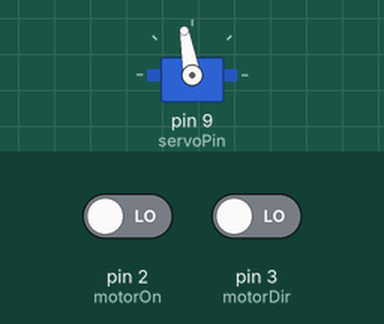
Recording of a sketch running on a simulated Arduino Uno, built with avr-gcc and run on an emulated ATmega328P. Parts: servo. Inputs (shaded band) come from the test bench; at power-on: pin 2 (motorOn) LOW, pin 3 (motorDir) LOW.

Above: at 1.2 s.
1.3 s: pin 2 (motorOn) driven HIGH
At 2.5 s:
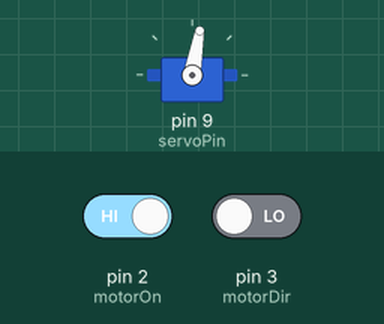
2.8 s: pin 3 (motorDir) driven HIGH
At 3.9 s:
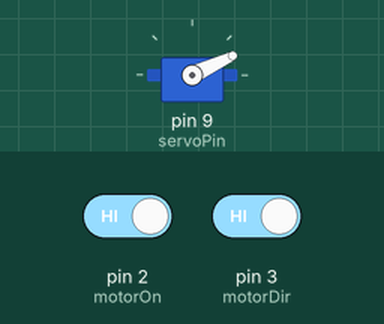
4.3 s: pin 3 (motorDir) driven LOW
At 5.2 s:
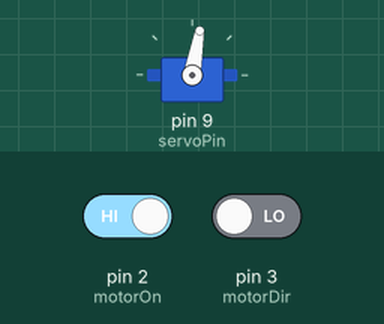
5.8 s: pin 2 (motorOn) driven LOW
At 6.4 s:
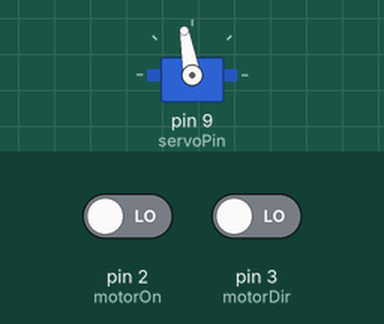
Timing chart, 0 to 8.3 s (numbered marks = the images above; inputs shaded):
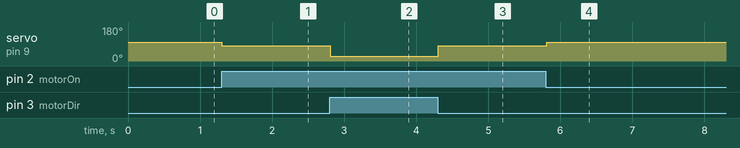

The sketch:

servo_00.ino
```cpp
#include <Servo.h>
Servo servo;

// pins
int servoPin = 9;
int motorOn = 2;
int motorDir = 3;

// positions
int parking = 25;
int printing = 80;
int up = 100;

void setup()
{
  pinMode(motorOn, INPUT);
  pinMode(motorDir, INPUT);
  servo.attach(servoPin);
}

void loop()
{
  if (digitalRead(motorOn)){
    // down
    if (digitalRead(motorDir)){
      servo.write(parking);
    } else {
      servo.write(printing);
    }
  } else {
    // up
    servo.write(up);
  }
  delay(50);
}
```

Measured:
- after the input at 1.3 s, servo on pin 9 (servoPin): 100° → 80° at once
- after the input at 2.8 s, servo on pin 9 (servoPin): 80° → 25° at once
- after the input at 4.3 s, servo on pin 9 (servoPin): 25° → 80° at once
- after the input at 5.8 s, servo on pin 9 (servoPin): 80° → 100° at once
